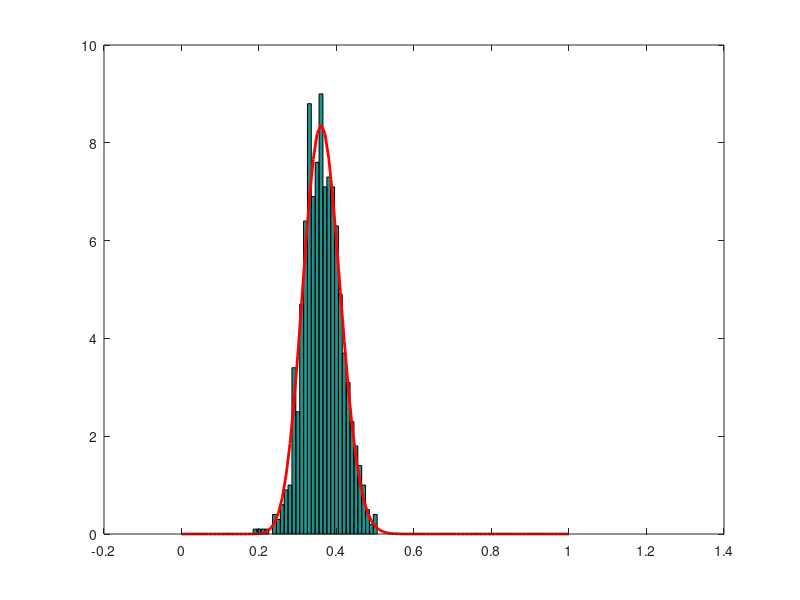

Recreate this plot in MATLAB.

 
% Generate data

p=.3; % true value for p
n=100; % number of trials
data=rand(n,1) < .3; % generate data


epsilon=.01;  % tolerance threshold
N=1000; % number of particles
theta=zeros(N,1) % declare a vector for storage
            
rho=@(x,y) abs(sum(x)-sum(y))/n; % rho function


% Run rej sampling alg

for i = 1:N % loop over particles
    i
    % initialize d to be greater than tolerance threshold
    d = epsilon+1;
    while(d>epsilon) 
        theta_samp = rand(1,1); %sample from
                                %uniform prior
                                                        
        x=rand(n,1) < theta_samp; % simulate data
        d=rho(data,x); % compute distance
    end
    theta(i)=theta_samp; % store the accepted value
end

% Graphing
binwidth = .01;
x = 0:binwidth:1;
posterior=hist(theta,x);
bar(x,posterior/sum(posterior)/binwidth,'hist')
hold on
plot(x,betapdf(x,sum(data)+1,n-sum(data)+1),'r','linewidth',2)

%x=seq(0,1,.001)# a grid over the support of theta
%post=dbeta(x,sum(data)+p.alpha,n-sum(data)+p.beta)# true posterior ...
%     density

%xlim=c(0,1)# plotting limits on x-axis
%ylim=c(0,max(post))# plotting limits on y-axis

%hist(theta,xlim=xlim,ylim=ylim,# histogram of the estimate obtained ...
%     using ABC
%main="Posterior Estimate",
%xlab=expression(theta),prob=T,breaks=20)  

%abline(v=p,col="red",lty=2, lwd=3)# true parameter value that generated ...
%         the data
%lines(x,post,lwd=3)# true posterior density

